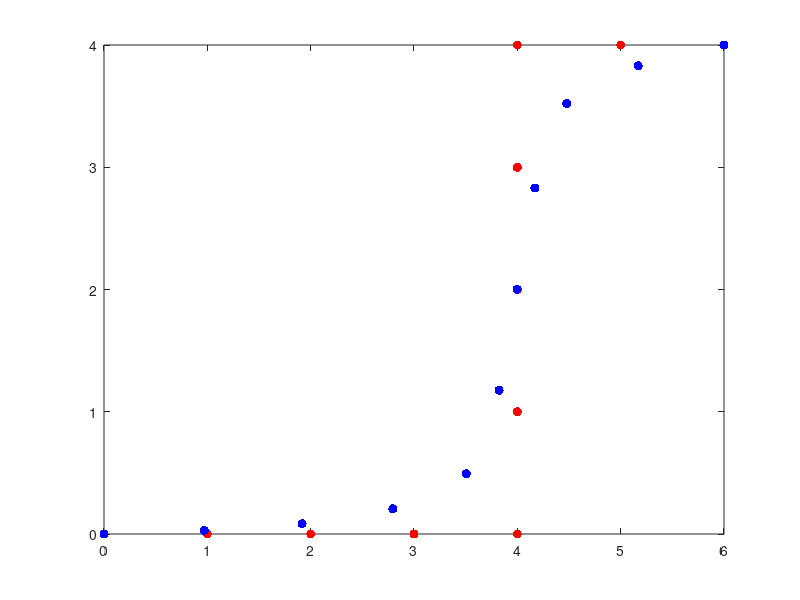

The MATLAB script that drew this image:
%% path smoothing algorithm

original_path = [0,0;0,1;0,2;0,3;0,4;1,4;2,4;3,4;4,4;4,5;4,6];

smooth_path = original_path;
%% gradient descend

alpha = 0.1;    % alpha represents how close the path to the original
beta = 0.1;     % beta represents how close the points to each other (smoother)

tolerance = 0.001; % a breaking condition from gradient descend
change = 1;


while change > tolerance
    
    change = 0;
    
    for i = 2:length(original_path)-1
           
        temp = smooth_path(i,:);
        
        smooth_path(i,:) = smooth_path(i,:) + alpha*(original_path(i,:) - smooth_path(i,:));
        
        smooth_path(i,:) = smooth_path(i,:) + beta*(smooth_path(i+1,:) + smooth_path(i-1,:) - 2 * smooth_path(i,:));
        
        change = change + abs(temp - smooth_path(i,:));
        
    end
end


%% plotting the results

for i = 1:length(original_path)
    plot(original_path(i,2),original_path(i,1),'.r','Markersize',20);
    hold on
end

for i = 1:length(smooth_path)
    plot(smooth_path(i,2),smooth_path(i,1),'.b','Markersize',20);
    hold on
end